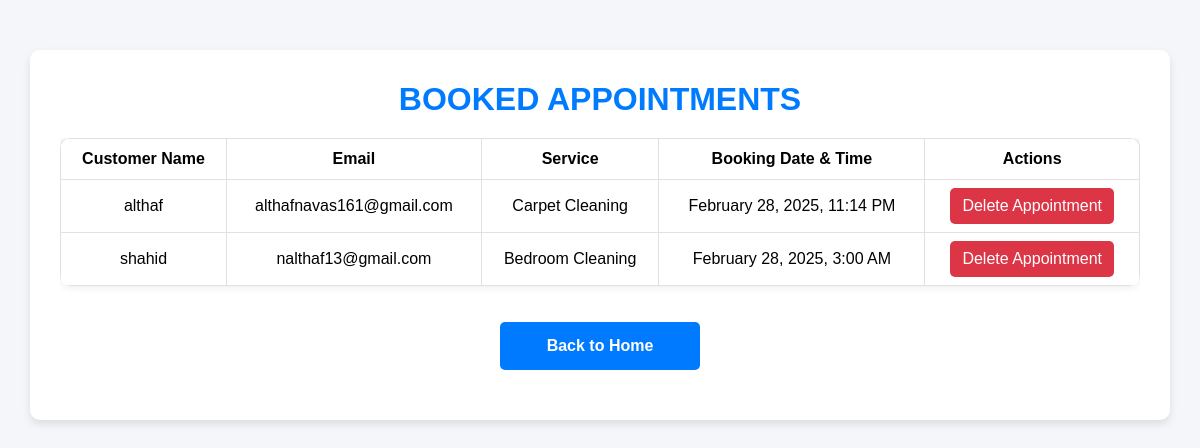
/admin_bookings/, run on an earlier commit of the app's database.
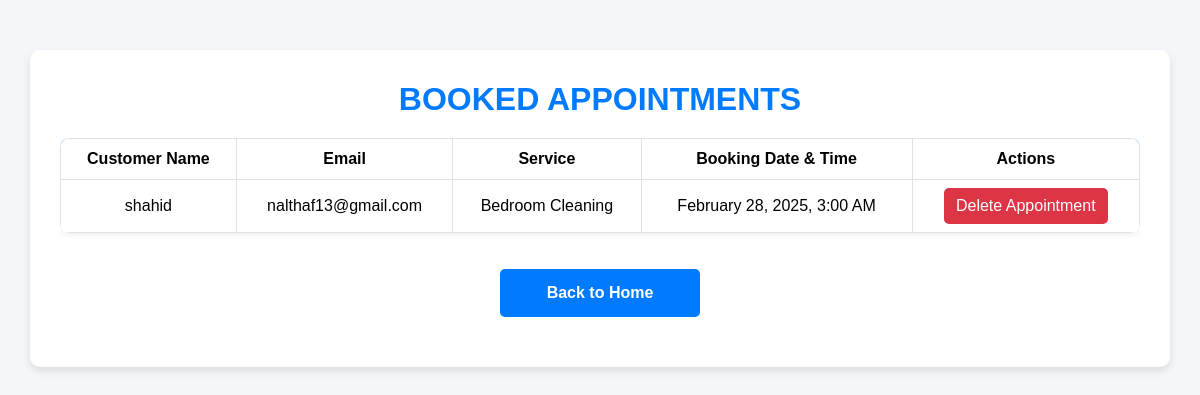
And on a later commit of the database.
### app/models.py (models this page shows, shortened)
class Appointment(models.Model):
    user = models.ForeignKey(User, on_delete=models.CASCADE, related_name='appointments')
    name = models.CharField(max_length=100)
    email = models.EmailField()
    service = models.CharField(max_length=100)
    date = models.DateTimeField()

### app/views.py (the view)
# urls.py: path('admin_bookings/', views.admin_bookings, name='admin_bookings'),
def admin_bookings(request):
    appointments = Appointment.objects.all().order_by('-date')  # Orders by date, with the most recent first
    return render(request, 'admin/bookings.html', {'appointments': appointments})

### templates/admin/bookings.html (shortened to what this page needs)
<!DOCTYPE html>
<html lang="en">
<head>
    <link href="https://cdn.jsdelivr.net/npm/bootstrap@5.3.3/dist/css/bootstrap.min.css" rel="stylesheet">
</head>
<body>
    <div class="container">
        <h2>Booked Appointments</h2>
        <div class="table-responsive">
            <table class="table table-bordered">
                <thead>
                    <tr>
                        <th>Customer Name</th>
                        <th>Email</th>
                        <th>Service</th>
                        <th>Booking Date & Time</th>
                        <th>Actions</th>
                    </tr>
                </thead>
                <tbody>
                    {% for appointment in appointments %}
                        <tr>
                            <td>{{ appointment.name }}</td>
                            <td>{{ appointment.email }}</td>
                            <td>{{ appointment.service }}</td>
                            <td>{{ appointment.date|date:"F j, Y, g:i A" }}</td>
                            <td>
                                <form action="{% url 'delete_bookings' appointment_id=appointment.id %}" method="POST">
                                    <button type="submit" class="btn btn-danger">Delete Appointment</button>
                                </form>
                            </td>
                        </tr>
                    {% empty %}
                        <tr>
                            <td colspan="5">No appointments found.</td>
                        </tr>
                    {% endfor %}
                </tbody>
            </table>
        </div>
        <a href="/admin_home" class="btn-back">Back to Home</a>
    </div>
</body>
</html>

What changed in the data, as far as the page shows it:
removed Appointment: name "althaf", email "althafnavas161@gmail.com", service "Carpet Cleaning", date "February 28, 2025, 11:14 PM"
